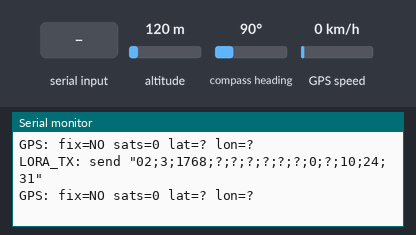
Bench run of a sketch on a simulated Seeed XIAO ESP32-S3. Parts: the last lines printed to the serial monitor. The test bench sets the inputs (shaded band); at power-on: altitude 120 m, compass heading 90°, GPS speed 0 km/h. The GPS gets a fix after 3 s at 37.7749, -122.4194 with 8 satellites.

Above: at 1.9 s.
2.0 s: altitude set to 20 m
At 4.08 s:
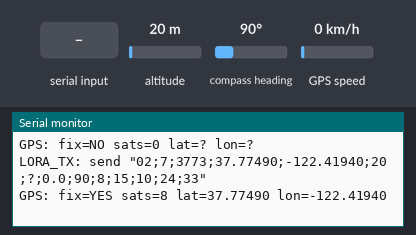
5.2 s: "1\n" received over the second serial link
6.7 s: compass heading set to 7°
At 7.08 s:
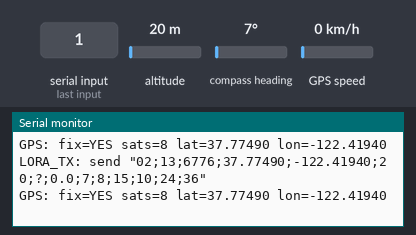
8.2 s: GPS speed set to 2 km/h
At 8.58 s:
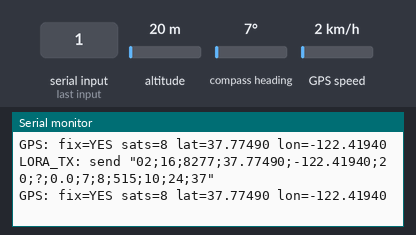

The sketch:

transmitter-cansat.ino
```cpp
// ============================================================================
//  CanSat_GPS_Minimal.ino – Onallo, minimalista CanSat firmware (csak GPS)
// ============================================================================
//  Cel: kizarolag GPS adatot dolgoz fel es kuld LoRa-n a HT-CT62-n keresztul,
//  a CS26 "02;" (Avionics) csomagformatum szerint. A Finder oldali
//  parseAvionics() (CS26_TelemetryParser.h) valtoztatas nelkul fogadja.
//
//  HW: Seeed XIAO ESP32S3 Plus
//    GPS  <-> ESP32:  IO39 = GPS TX  -> ESP32 RX (UART2)
//                      IO40 = GPS RX <- ESP32 TX (UART2)
//    HT-CT62 <-> ESP32: IO41 = HTCT62 TX -> ESP32 RX (UART1 / Serial1)
//                        IO42 = HTCT62 RX <- ESP32 TX (UART1 / Serial1)
//
//  A GPS es a LoRa KULON hardver-UART periferiat hasznal (UART2 vs UART1),
//  igy nincs periferia-utkozes -- ugyanaz a mintat kovetjuk, mint a Finderen.
//
//  CSV formatum (CS26_TelemetryBuilder.h::buildAvionics() alapjan, 14 mezo):
//    02;seq;ts;lat;lon;alt_gps;alt_baro;speed;course;sats;gps_age_ms;hour;min;sec
//
//  Ez a firmware nem rendelkezik barometrikus szenzorral -> alt_baro mindig "?"
//  (NaN), amit a Finder parseAvionics()-a helyesen NAN-kent olvas be es a
//  main.cpp jelenleg ugyis a bme680_alt_m mezot hasznalja megjelenitesre --
//  ha ez itt mindig NaN, a Finder kijelzon az Altitude mezo "nan m"-et fog
//  mutatni, amig at nem allitod gps_alt_m-re (lasd megjegyzes lejjebb).
// ============================================================================

#include <Arduino.h>
#include <TinyGPSPlus.h>

// ---------------------------------------------------------------------------
// Pin- es UART-kiosztas
// ---------------------------------------------------------------------------
constexpr uint8_t GPS_TX_PIN = 39;  // ESP32 TX -> GPS RX
constexpr uint8_t GPS_RX_PIN = 40;  // ESP32 RX <- GPS TX
constexpr uint32_t GPS_BAUD = 9600;

constexpr uint8_t LORA_RX_PIN = 41;  // ESP32 RX <- HT-CT62 TXD
constexpr uint8_t LORA_TX_PIN = 42;  // ESP32 TX -> HT-CT62 RXD
constexpr uint32_t LORA_BAUD = 115200;

// GPS sajat UART2-n, LoRa (HT-CT62) a Serial1-en (UART1) -- kulon periferia,
// nincs utkozes (ugyanaz a minta, mint a Finder main.cpp-jeben).
HardwareSerial gpsSerial(2);
TinyGPSPlus gps;

// ---------------------------------------------------------------------------
// Kuldesi utemezes
// ---------------------------------------------------------------------------
constexpr uint32_t SEND_INTERVAL_MS = 500;  // 2 Hz avionics kuldes
uint32_t lastSend_ms = 0;
uint16_t seq = 0;

// ---------------------------------------------------------------------------
// NaN-biztos float -> string helper (a CS26_TelemetryBuilder.h _fmt()-jenek
// megfeleloje, ide masolva, hogy ez a firmware onallo maradjon a teljes
// SEAT_CS26_Telemetry lib linkelese nelkul).
// ---------------------------------------------------------------------------
int fmtFloat(char *buf, int len, float v, int dec = 1) {
  if (isnan(v))
    return snprintf(buf, len, "?");
  char fmt[10];
  snprintf(fmt, sizeof(fmt), "%%.%df", dec);
  return snprintf(buf, len, fmt, v);
}

// ---------------------------------------------------------------------------
// setup()
// ---------------------------------------------------------------------------
void setup() {
  Serial.begin(115200);
  delay(200);
  Serial.println("CanSat GPS Minimal - starting...");

  // GPS UART2-n
  gpsSerial.begin(GPS_BAUD, SERIAL_8N1, GPS_RX_PIN, GPS_TX_PIN);
  Serial.printf("GPS UART2 initialized: RX=%d TX=%d @ %lu baud\n",
                GPS_RX_PIN, GPS_TX_PIN, (unsigned long)GPS_BAUD);

  // HT-CT62 (LoRa shell) Serial1-en (UART1)
  Serial1.begin(LORA_BAUD, SERIAL_8N1, LORA_RX_PIN, LORA_TX_PIN);
  Serial.printf("LoRa UART1 initialized: RX=%d TX=%d @ %lu baud\n",
                LORA_RX_PIN, LORA_TX_PIN, (unsigned long)LORA_BAUD);

  // HT-CT62 explicit konfiguralasa induláskor -- ugyanaz a beallitas, mint
  // amit a Finder oldalon hasznalunk (868.0MHz/125kHz/SF7/CR5/sync0x12/14dBm).
  delay(400);  // HT-CT62 sajat boot-idejenek kivarasa
  String cfgCmd = "set_config 868.0,125,7,5,18,14,8,1.6,2";
  Serial1.println(cfgCmd);
  Serial.println("LORA_TX: " + cfgCmd);
  delay(150);  // radio-reinit ideje a HT-CT62-n
}

// ---------------------------------------------------------------------------
// loop()
// ---------------------------------------------------------------------------
void loop() {
  // GPS NMEA folyamatos dekodolasa
  while (gpsSerial.available())
    gps.encode(gpsSerial.read());

  // HT-CT62 valaszainak echo-zasa a USB Serialra (diagnosztikahoz)
  while (Serial1.available()) {
    String line = Serial1.readStringUntil('\n');
    line.trim();
    if (line.length() > 0)
      Serial.println("LORA_RX: " + line);
  }

  // Serial -> HT-CT62 forwarding (diagnosztikahoz, pl. get_freq/get_config)
  if (Serial.available()) {
    String cmd = Serial.readStringUntil('\n');
    cmd.trim();
    if (cmd.length() > 0)
      Serial1.println(cmd);
  }

  // 1 Hz-es avionics kuldes
  uint32_t now = millis();
  if (now - lastSend_ms >= SEND_INTERVAL_MS) {
    lastSend_ms = now;
    sendAvionics();
  }
}

// ---------------------------------------------------------------------------
// sendAvionics() -- CS26 "02;" csomag osszeallitasa es kuldese
//
// Mezosorrend (buildAvionics()-szal egyezoen, 14 mezo):
//   02;seq;ts;lat;lon;alt_gps;alt_baro;speed;course;sats;gps_age_ms;hour;min;sec
// ---------------------------------------------------------------------------
void sendAvionics() {
  bool hasFix = gps.location.isValid();

  char lat[12], lon[12], altGps[10], altBaro[10], spd[8], crs[8], age[8];

  fmtFloat(lat, sizeof(lat), hasFix ? (float)gps.location.lat() : NAN, 5);
  fmtFloat(lon, sizeof(lon), hasFix ? (float)gps.location.lng() : NAN, 5);
  fmtFloat(altGps, sizeof(altGps), hasFix ? (float)gps.altitude.meters() : NAN, 0);
  fmtFloat(altBaro, sizeof(altBaro), NAN, 0);  // nincs barometrikus szenzor -> mindig "?"
  fmtFloat(spd, sizeof(spd), hasFix ? (float)gps.speed.kmph() : NAN, 1);
  fmtFloat(crs, sizeof(crs), (hasFix && gps.course.isValid()) ? (float)gps.course.deg() : NAN, 0);
  fmtFloat(age, sizeof(age), hasFix ? (float)gps.location.age() : NAN, 0);

  uint8_t sats = (uint8_t)gps.satellites.value();
  uint8_t hour = gps.time.isValid() ? gps.time.hour() : 0;
  uint8_t minu = gps.time.isValid() ? gps.time.minute() : 0;
  uint8_t sec = gps.time.isValid() ? gps.time.second() : 0;

  char buf[160];
  snprintf(buf, sizeof(buf), "02;%u;%lu;%s;%s;%s;%s;%s;%s;%u;%s;%02u;%02u;%02u",
           ++seq, (unsigned long)millis(),
           lat, lon, altGps, altBaro, spd, crs, sats, age,
           hour, minu, sec);

  String payload(buf);
  String cmd = "send \"" + payload + "\"";
  Serial1.println(cmd);
  Serial.println("LORA_TX: " + cmd);

  // Diagnosztikai osszefoglalo: van-e fix, hany mullhollyv latszik
  Serial.printf("GPS: fix=%s sats=%u lat=%s lon=%s\n",
                hasFix ? "YES" : "NO", sats, lat, lon);
}
```

Measured:
- after the input at 2.0 s, the serial monitor: prints a new line after 1.8 s (image 1)
- after the input at 6.7 s, the serial monitor: prints a new line after 0.08 s (image 2)
